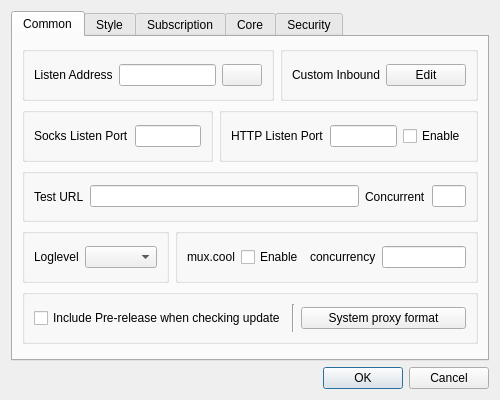
<?xml version="1.0" encoding="UTF-8"?>
<ui version="4.0">
 <class>DialogBasicSettings</class>
 <widget class="QDialog" name="DialogBasicSettings">
  <property name="geometry">
   <rect>
    <x>0</x>
    <y>0</y>
    <width>500</width>
    <height>400</height>
   </rect>
  </property>
  <property name="sizePolicy">
   <sizepolicy hsizetype="Preferred" vsizetype="Preferred">
    <horstretch>0</horstretch>
    <verstretch>0</verstretch>
   </sizepolicy>
  </property>
  <property name="windowTitle">
   <string>Basic Settings</string>
  </property>
  <layout class="QGridLayout" name="gridLayout">
   <item row="2" column="3">
    <widget class="QTabWidget" name="tabWidget">
     <property name="currentIndex">
      <number>0</number>
     </property>
     <widget class="QWidget" name="tab_1">
      <attribute name="title">
       <string>Common</string>
      </attribute>
      <layout class="QVBoxLayout" name="verticalLayout_2">
       <item>
        <layout class="QHBoxLayout" name="horizontalLayout_8">
         <item>
          <widget class="QGroupBox" name="horizontalGroupBox_3">
           <layout class="QHBoxLayout" name="horizontalLayout_19">
            <item>
             <widget class="QLabel" name="label">
              <property name="text">
               <string>Listen Address</string>
              </property>
             </widget>
            </item>
            <item>
             <widget class="QLineEdit" name="socks_ip"/>
            </item>
            <item>
             <widget class="QPushButton" name="inbound_auth">
              <property name="text">
               <string notr="true"/>
              </property>
             </widget>
            </item>
           </layout>
          </widget>
         </item>
         <item>
          <widget class="QGroupBox" name="horizontalGroupBox_4">
           <layout class="QHBoxLayout" name="horizontalLayout_10">
            <item>
             <widget class="QLabel" name="label_11">
              <property name="text">
               <string>Custom Inbound</string>
              </property>
             </widget>
            </item>
            <item>
             <widget class="QPushButton" name="custom_inbound_edit">
              <property name="text">
               <string>Edit</string>
              </property>
             </widget>
            </item>
           </layout>
          </widget>
         </item>
        </layout>
       </item>
       <item>
        <layout class="QHBoxLayout" name="hlayout_l2">
         <item>
          <widget class="QGroupBox" name="horizontalGroupBox_2">
           <layout class="QHBoxLayout" name="horizontalLayout_13">
            <item>
             <widget class="QLabel" name="inbound_socks_port_l">
              <property name="text">
               <string>Socks Listen Port</string>
              </property>
             </widget>
            </item>
            <item>
             <widget class="QLineEdit" name="inbound_socks_port"/>
            </item>
           </layout>
          </widget>
         </item>
         <item>
          <widget class="QGroupBox" name="groupBox_http">
           <layout class="QHBoxLayout" name="horizontalLayout_16">
            <item>
             <widget class="QLabel" name="label_5">
              <property name="text">
               <string>HTTP Listen Port</string>
              </property>
             </widget>
            </item>
            <item>
             <widget class="QLineEdit" name="inbound_http_port"/>
            </item>
            <item>
             <widget class="QCheckBox" name="http_enable">
              <property name="text">
               <string>Enable</string>
              </property>
             </widget>
            </item>
           </layout>
          </widget>
         </item>
        </layout>
       </item>
       <item>
        <widget class="QGroupBox" name="groupBox1">
         <layout class="QHBoxLayout" name="horizontalLayout_9" stretch="0,8,1,1">
          <item>
           <widget class="QLabel" name="label_13">
            <property name="text">
             <string>Test URL</string>
            </property>
           </widget>
          </item>
          <item>
           <widget class="QLineEdit" name="test_url"/>
          </item>
          <item>
           <widget class="QLabel" name="label_14">
            <property name="text">
             <string>Concurrent</string>
            </property>
           </widget>
          </item>
          <item>
           <widget class="QLineEdit" name="test_concurrent"/>
          </item>
         </layout>
        </widget>
       </item>
       <item>
        <layout class="QHBoxLayout" name="horizontalLayout_11">
         <item>
          <widget class="QGroupBox" name="groupBox_log">
           <layout class="QHBoxLayout" name="horizontalLayout">
            <item>
             <widget class="QLabel" name="label_3">
              <property name="text">
               <string notr="true">Loglevel</string>
              </property>
             </widget>
            </item>
            <item>
             <widget class="QComboBox" name="log_level"/>
            </item>
           </layout>
          </widget>
         </item>
         <item>
          <widget class="QGroupBox" name="groupBox_mux">
           <layout class="QHBoxLayout" name="horizontalLayout_17">
            <item>
             <widget class="QLabel" name="label_6">
              <property name="text">
               <string notr="true">mux.cool</string>
              </property>
             </widget>
            </item>
            <item>
             <widget class="QCheckBox" name="mux_cool_enable">
              <property name="text">
               <string>Enable</string>
              </property>
             </widget>
            </item>
            <item>
             <widget class="QLabel" name="label_7">
              <property name="text">
               <string>concurrency</string>
              </property>
             </widget>
            </item>
            <item>
             <widget class="QLineEdit" name="mux_cool"/>
            </item>
           </layout>
          </widget>
         </item>
        </layout>
       </item>
       <item>
        <widget class="QGroupBox" name="horizontalGroupBox1">
         <layout class="QHBoxLayout" name="horizontalLayout_18">
          <item>
           <widget class="QCheckBox" name="check_include_pre">
            <property name="text">
             <string>Include Pre-release when checking update</string>
            </property>
           </widget>
          </item>
          <item>
           <widget class="Line" name="sys_proxy_format_vline">
            <property name="orientation">
             <enum>Qt::Vertical</enum>
            </property>
           </widget>
          </item>
          <item>
           <widget class="QPushButton" name="sys_proxy_format">
            <property name="text">
             <string>System proxy format</string>
            </property>
           </widget>
          </item>
         </layout>
        </widget>
       </item>
       <item>
        <widget class="QWidget" name="horizontalWidget_1" native="true">
         <property name="sizePolicy">
          <sizepolicy hsizetype="Preferred" vsizetype="Maximum">
           <horstretch>0</horstretch>
           <verstretch>0</verstretch>
          </sizepolicy>
         </property>
         <layout class="QHBoxLayout" name="horizontalLayout_2">
          <property name="leftMargin">
           <number>0</number>
          </property>
          <property name="topMargin">
           <number>0</number>
          </property>
          <property name="rightMargin">
           <number>0</number>
          </property>
          <property name="bottomMargin">
           <number>0</number>
          </property>
         </layout>
        </widget>
       </item>
      </layout>
     </widget>
     <widget class="QWidget" name="tab_2">
      <attribute name="title">
       <string>Style</string>
      </attribute>
      <layout class="QGridLayout" name="gridLayout_5">
       <item row="4" column="0">
        <layout class="QHBoxLayout" name="_4">
         <item>
          <widget class="QGroupBox" name="horizontalGroupBox2">
           <layout class="QHBoxLayout" name="horizontalLayout_20">
            <item>
             <widget class="QPushButton" name="set_custom_icon">
              <property name="sizePolicy">
               <sizepolicy hsizetype="Preferred" vsizetype="Fixed">
                <horstretch>0</horstretch>
                <verstretch>0</verstretch>
               </sizepolicy>
              </property>
              <property name="text">
               <string>Set custom icon</string>
              </property>
             </widget>
            </item>
           </layout>
          </widget>
         </item>
         <item>
          <widget class="QGroupBox" name="groupBox_2">
           <layout class="QHBoxLayout" name="horizontalLayout_23">
            <item>
             <widget class="QLabel" name="label_17">
              <property name="text">
               <string>Max log lines</string>
              </property>
             </widget>
            </item>
            <item>
             <widget class="QLineEdit" name="max_log_line">
              <property name="sizePolicy">
               <sizepolicy hsizetype="Preferred" vsizetype="Fixed">
                <horstretch>0</horstretch>
                <verstretch>0</verstretch>
               </sizepolicy>
              </property>
             </widget>
            </item>
           </layout>
          </widget>
         </item>
        </layout>
       </item>
       <item row="0" column="0">
        <layout class="QHBoxLayout" name="_3">
         <item>
          <widget class="QGroupBox" name="groupBox">
           <layout class="QHBoxLayout" name="horizontalLayout_4">
            <item>
             <widget class="QLabel" name="label_8">
              <property name="sizePolicy">
               <sizepolicy hsizetype="Maximum" vsizetype="Maximum">
                <horstretch>0</horstretch>
                <verstretch>0</verstretch>
               </sizepolicy>
              </property>
              <property name="text">
               <string>Theme</string>
              </property>
             </widget>
            </item>
            <item>
             <widget class="QComboBox" name="theme">
              <item>
               <property name="text">
                <string>System</string>
               </property>
              </item>
              <item>
               <property name="text">
                <string notr="true">flatgray</string>
               </property>
              </item>
              <item>
               <property name="text">
                <string notr="true">lightblue</string>
               </property>
              </item>
              <item>
               <property name="text">
                <string notr="true">blacksoft</string>
               </property>
              </item>
             </widget>
            </item>
           </layout>
          </widget>
         </item>
         <item>
          <widget class="QGroupBox" name="groupBox2">
           <layout class="QHBoxLayout" name="horizontalLayout_7">
            <item>
             <widget class="QLabel" name="label_15">
              <property name="sizePolicy">
               <sizepolicy hsizetype="Maximum" vsizetype="Maximum">
                <horstretch>0</horstretch>
                <verstretch>0</verstretch>
               </sizepolicy>
              </property>
              <property name="text">
               <string notr="true">Language</string>
              </property>
             </widget>
            </item>
            <item>
             <widget class="QComboBox" name="language">
              <item>
               <property name="text">
                <string notr="true">System</string>
               </property>
              </item>
              <item>
               <property name="text">
                <string notr="true">English</string>
               </property>
              </item>
              <item>
               <property name="text">
                <string notr="true">简体中文</string>
               </property>
              </item>
              <item>
               <property name="text">
                <string notr="true">فارسی</string>
               </property>
              </item>
             </widget>
            </item>
           </layout>
          </widget>
         </item>
        </layout>
       </item>
       <item row="3" column="0">
        <layout class="QHBoxLayout" name="horizontalLayout_12">
         <item>
          <widget class="QGroupBox" name="traffic_statistics_box">
           <layout class="QHBoxLayout" name="horizontalLayout_3">
            <item>
             <widget class="QLabel" name="label_16">
              <property name="text">
               <string>Statistics refresh rate</string>
              </property>
             </widget>
            </item>
            <item>
             <widget class="QComboBox" name="rfsh_r">
              <item>
               <property name="text">
                <string>Fast</string>
               </property>
              </item>
              <item>
               <property name="text">
                <string>Slow</string>
               </property>
              </item>
              <item>
               <property name="text">
                <string>Off</string>
               </property>
              </item>
             </widget>
            </item>
           </layout>
          </widget>
         </item>
         <item>
          <widget class="QGroupBox" name="connection_statistics_box">
           <layout class="QHBoxLayout" name="horizontalLayout_15">
            <item>
             <widget class="QLabel" name="label_9">
              <property name="text">
               <string>Connection statistics</string>
              </property>
             </widget>
            </item>
            <item>
             <widget class="QCheckBox" name="connection_statistics">
              <property name="text">
               <string>Enable</string>
              </property>
             </widget>
            </item>
           </layout>
          </widget>
         </item>
        </layout>
       </item>
       <item row="5" column="0">
        <layout class="QHBoxLayout" name="horizontalLayout_24">
         <item>
          <widget class="QGroupBox" name="horizontalGroupBox_5">
           <layout class="QHBoxLayout" name="horizontalLayout_6">
            <item>
             <widget class="QCheckBox" name="start_minimal">
              <property name="sizePolicy">
               <sizepolicy hsizetype="Preferred" vsizetype="Fixed">
                <horstretch>0</horstretch>
                <verstretch>0</verstretch>
               </sizepolicy>
              </property>
              <property name="text">
               <string>Hide dashboard at startup</string>
              </property>
             </widget>
            </item>
           </layout>
          </widget>
         </item>
         <item>
          <widget class="QGroupBox" name="groupBox_3">
           <layout class="QHBoxLayout" name="horizontalLayout_25">
            <item>
             <widget class="QCheckBox" name="AA_EnableHighDpiScaling">
              <property name="toolTip">
               <string notr="true">Enable Qt::AA_EnableHighDpiScaling, maybe useful for HiDPI screens.</string>
              </property>
              <property name="text">
               <string notr="true">HiDPI Screen workaround</string>
              </property>
             </widget>
            </item>
           </layout>
          </widget>
         </item>
        </layout>
       </item>
      </layout>
     </widget>
     <widget class="QWidget" name="tab_3">
      <attribute name="title">
       <string>Subscription</string>
      </attribute>
      <layout class="QGridLayout" name="gridLayout_3">
       <item row="0" column="0">
        <widget class="QLabel" name="label_4">
         <property name="text">
          <string>User Agent</string>
         </property>
        </widget>
       </item>
       <item row="0" column="1">
        <widget class="MyLineEdit" name="user_agent"/>
       </item>
       <item row="3" column="1">
        <widget class="QCheckBox" name="sub_clear">
         <property name="text">
          <string>Clear servers before updating subscription</string>
         </property>
        </widget>
       </item>
       <item row="1" column="1">
        <widget class="QCheckBox" name="sub_use_proxy">
         <property name="text">
          <string>Use proxy when updating subscription</string>
         </property>
        </widget>
       </item>
       <item row="2" column="1">
        <widget class="QCheckBox" name="sub_insecure">
         <property name="text">
          <string>Ignore TLS errors when updating subscription</string>
         </property>
        </widget>
       </item>
      </layout>
     </widget>
     <widget class="QWidget" name="tab_4">
      <attribute name="title">
       <string>Core</string>
      </attribute>
      <layout class="QVBoxLayout" name="verticalLayout">
       <item>
        <widget class="QGroupBox" name="groupBox_core">
         <property name="sizePolicy">
          <sizepolicy hsizetype="Preferred" vsizetype="Maximum">
           <horstretch>0</horstretch>
           <verstretch>0</verstretch>
          </sizepolicy>
         </property>
         <property name="title">
          <string notr="true">core_name</string>
         </property>
         <layout class="QVBoxLayout" name="verticalLayout_3">
          <item>
           <layout class="QHBoxLayout" name="horizontalLayout_22">
            <item>
             <widget class="QLabel" name="label_12">
              <property name="text">
               <string>Asset Location</string>
              </property>
             </widget>
            </item>
            <item>
             <widget class="MyLineEdit" name="core_v2ray_asset">
              <property name="placeholderText">
               <string>Default: dir of &quot;nekoray&quot;</string>
              </property>
             </widget>
            </item>
            <item>
             <widget class="QPushButton" name="core_v2ray_asset_pick">
              <property name="text">
               <string>Select</string>
              </property>
             </widget>
            </item>
           </layout>
          </item>
          <item>
           <layout class="QHBoxLayout" name="horizontalLayout_21">
            <item>
             <widget class="QLabel" name="label_10">
              <property name="text">
               <string>Switch core</string>
              </property>
             </widget>
            </item>
            <item>
             <widget class="QRadioButton" name="switch_core_v2ray">
              <property name="text">
               <string notr="true">V2Ray</string>
              </property>
             </widget>
            </item>
            <item>
             <widget class="QRadioButton" name="switch_core_sing_box">
              <property name="text">
               <string notr="true">sing-box</string>
              </property>
             </widget>
            </item>
           </layout>
          </item>
         </layout>
        </widget>
       </item>
       <item>
        <widget class="QGroupBox" name="extra_core_box">
         <property name="title">
          <string>Extra Core</string>
         </property>
         <layout class="QGridLayout" name="gridLayout_4">
          <item row="0" column="0">
           <widget class="QWidget" name="widget" native="true">
            <property name="sizePolicy">
             <sizepolicy hsizetype="Preferred" vsizetype="Maximum">
              <horstretch>0</horstretch>
              <verstretch>0</verstretch>
             </sizepolicy>
            </property>
            <layout class="QHBoxLayout" name="horizontalLayout_5">
             <property name="leftMargin">
              <number>0</number>
             </property>
             <property name="topMargin">
              <number>0</number>
             </property>
             <property name="rightMargin">
              <number>0</number>
             </property>
             <property name="bottomMargin">
              <number>0</number>
             </property>
             <item>
              <widget class="QPushButton" name="extra_core_add">
               <property name="text">
                <string>Add</string>
               </property>
              </widget>
             </item>
             <item>
              <widget class="QPushButton" name="extra_core_del">
               <property name="text">
                <string>Delete</string>
               </property>
              </widget>
             </item>
            </layout>
           </widget>
          </item>
         </layout>
        </widget>
       </item>
      </layout>
     </widget>
     <widget class="QWidget" name="tab_5">
      <attribute name="title">
       <string>Security</string>
      </attribute>
      <layout class="QVBoxLayout" name="verticalLayout_4">
       <item>
        <widget class="QCheckBox" name="insecure_hint">
         <property name="text">
          <string>Insecure hint</string>
         </property>
        </widget>
       </item>
       <item>
        <widget class="QCheckBox" name="skip_cert">
         <property name="text">
          <string>Skip TLS certificate authentication by default (allowInsecure)</string>
         </property>
        </widget>
       </item>
       <item>
        <widget class="QGroupBox" name="horizontalGroupBox">
         <property name="sizePolicy">
          <sizepolicy hsizetype="Preferred" vsizetype="Maximum">
           <horstretch>0</horstretch>
           <verstretch>0</verstretch>
          </sizepolicy>
         </property>
         <layout class="QHBoxLayout" name="horizontalLayout_14">
          <item>
           <widget class="QLabel" name="label_2">
            <property name="text">
             <string>Enable hook.js</string>
            </property>
           </widget>
          </item>
          <item>
           <widget class="QComboBox" name="enable_js_hook">
            <item>
             <property name="text">
              <string notr="true">Disable</string>
             </property>
            </item>
            <item>
             <property name="text">
              <string notr="true">Enable</string>
             </property>
            </item>
            <item>
             <property name="text">
              <string notr="true">Enable + load std module</string>
             </property>
            </item>
           </widget>
          </item>
         </layout>
        </widget>
       </item>
       <item>
        <widget class="QGroupBox" name="horizontalGroupBox">
         <property name="sizePolicy">
          <sizepolicy hsizetype="Preferred" vsizetype="Maximum">
           <horstretch>0</horstretch>
           <verstretch>0</verstretch>
          </sizepolicy>
         </property>
         <layout class="QHBoxLayout" name="horizontalLayout_26">
          <item>
           <widget class="QLabel" name="label_18">
            <property name="text">
             <string>Default uTLS Fingerprint</string>
            </property>
           </widget>
          </item>
          <item>
           <widget class="QComboBox" name="utlsFingerprint">
            <property name="editable">
             <bool>true</bool>
            </property>
           </widget>
          </item>
         </layout>
        </widget>
       </item>
      </layout>
     </widget>
    </widget>
   </item>
   <item row="7" column="3">
    <widget class="QDialogButtonBox" name="buttonBox">
     <property name="orientation">
      <enum>Qt::Horizontal</enum>
     </property>
     <property name="standardButtons">
      <set>QDialogButtonBox::Cancel|QDialogButtonBox::Ok</set>
     </property>
    </widget>
   </item>
  </layout>
 </widget>
 <customwidgets>
  <customwidget>
   <class>MyLineEdit</class>
   <extends>QLineEdit</extends>
   <header>ui/widget/MyLineEdit.h</header>
  </customwidget>
 </customwidgets>
 <resources/>
 <connections>
  <connection>
   <sender>buttonBox</sender>
   <signal>accepted()</signal>
   <receiver>DialogBasicSettings</receiver>
   <slot>accept()</slot>
   <hints>
    <hint type="sourcelabel">
     <x>248</x>
     <y>254</y>
    </hint>
    <hint type="destinationlabel">
     <x>157</x>
     <y>274</y>
    </hint>
   </hints>
  </connection>
  <connection>
   <sender>buttonBox</sender>
   <signal>rejected()</signal>
   <receiver>DialogBasicSettings</receiver>
   <slot>reject()</slot>
   <hints>
    <hint type="sourcelabel">
     <x>316</x>
     <y>260</y>
    </hint>
    <hint type="destinationlabel">
     <x>286</x>
     <y>274</y>
    </hint>
   </hints>
  </connection>
 </connections>
</ui>
